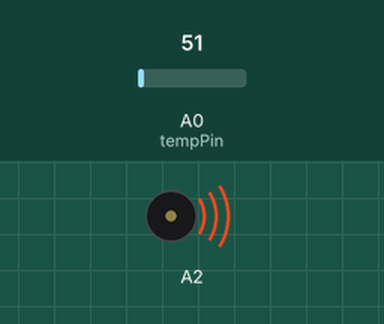
A sketch run on a simulated Arduino Uno, built for the host (arithmetic inside an expression is 32-bit, double 64-bit). On the bench: buzzer (waves = sounding). Inputs (shaded band) come from the test bench; at power-on: A0 (tempPin) = 51. Storage starts empty; what the sketch prints to the serial monitor is not drawn.

Above: at 0.1 s.
At 4.4 s:
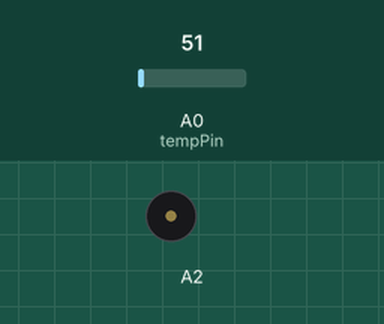
Timing chart, 0 to 5.9 s (numbered marks = the images above):
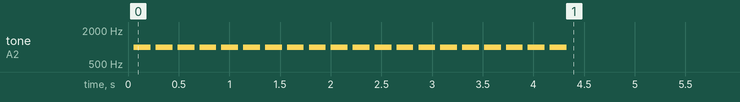

The sketch:

dataLogger.ino
```cpp
/*
  SD card temperature logger
 This example shows how to log data from LM35 temperature sensor
 to an SD card using the SdFat library.
 In this example we have created a CSV file with the temperature values
 every one minute for 15 minutes. This interval rate and duration is configurable.
 If there is existing file, then it will create new file with different name.


 The circuit:
 * LM35 sensor on analog pin A3
 * SD card attached to SPI bus as follows:
 ** MOSI - pin 11
 ** MISO - pin 12
 ** CLK - pin 13
 ** CS - pin 4
 */

#include <SPI.h>
#include <SdFat.h>
SdFat sd;
const uint8_t chipSelect = 6;

//const int chipSelect = 4;   //cs pin of SD card shield
int tempPin = A0;      // LM 35 is connected to A3 pin.
int buzzerPin = A1;    // buzzer is connected to A2 pin

File dataFile;   // the logging file
char filename[] = "Temp000.CSV";
float tempInCelcius;
float tempInFarenheit;
unsigned long time=0;
int samplingTime = 10;  //this variable is interval(in Seconds) at which you want to log the data to SD card.
int duration = 15;     //this variable is duration(in Minutes) which is the total time for which you want to log data.


void setup()
    {
      // Open serial communications and wait for port to open:
      Serial.begin(9600);
      while (!Serial)
          {
            ; // wait for serial port to connect. Needed for native USB port only
          }

      Serial.print("Initializing SD card...");

     // see if the card is present and can be initialized:
     if (!sd.begin(chipSelect, SPI_HALF_SPEED))
        { sd.initErrorHalt();
          Serial.println("Card failed, or not present");
          // don't do anything more:
          return;
        }
     Serial.println("card initialized.");

     // create a new file
     for(unsigned int i = 0; i < 1000; i++)
        {
          filename[4] = i/100 + '0';
          filename[5] = ((i%100)/10) + '0';
          filename[6] = i%10 + '0';
          if(! sd.exists(filename))
            {
              // only open a new file if it doesn't exist
              dataFile = sd.open(filename, FILE_WRITE);
              break;  // leave the loop!
            }
        }

      if(! dataFile)
        { //alert user
          Serial.println("couldnt create file");
          int alertAlarm1[] = { 1000,1000,1000,1000,1000,1000,1000,1000,1000,1000,
                           1000,1000,1000,1000,1000,1000,1000,1000,1000,1000,};
          int noteDurations[] = { 5,5,5,5,5,5,5,5,5,5,5,
                                  5,5,5,5,5,5,5,5,5,5,5 };
          for (int thisNote = 0; thisNote < 20; thisNote++)
             {
               // Duration = 1 second / note type
               // e.g. quarter note = 1000 / 4, eighth note = 1000/8, etc.
               int noteDuration = 2500 / noteDurations[thisNote];
               tone(A2,alertAlarm1[thisNote], noteDuration);
               //pause for the note's duration plus 100 ms:
               delay(noteDuration + 100);
             }
        }

     Serial.print("Logging to: ");
     Serial.println(filename);

     dataFile = sd.open(filename, FILE_WRITE);
     // if the file is available, write to it:
     if (dataFile)
       {
         dataFile.print("Logging Temperature for ");
         dataFile.print(duration);
         dataFile.print(" minutes at interval of ");
         dataFile.print(samplingTime);
         dataFile.println(" seconds.");

         dataFile.close();
       }
      // check availble space on SD Card
      uint32_t freeKB = sd.vol()->freeClusterCount();
      freeKB *= sd.vol()->blocksPerCluster()/2;
      Serial.print("Free space KB: ");
      Serial.println(freeKB);
      uint32_t freeMB= freeKB/1024;
      Serial.print("Free space in MB: ");
      Serial.println(freeMB);

      if(freeKB <= 500)
        {
          Serial.println("LOW SPACE!!!");
          int alertAlarm2[] = { 1000,1000,1000,1000,1000,1000,1000,1000,1000,1000,1000,1000,1000,1000,1000,
                               1000,1000,1000,1000,1000,1000,1000,1000,1000,1000,1000,1000,1000,1000,1000};
          int noteDurations[] = { 15,15,15,15,15,15,15,15,15,15,15,15,15,15,15,
                                  15,15,15,15,15,15,15,15,15,15,15,15,15,15,15  };
          for (int thisNote = 0; thisNote < 20; thisNote++)
             {
               // Duration = 1 second / note type
               // e.g. quarter note = 1000 / 4, eighth note = 1000/8, etc.
               int noteDuration = 2500 / noteDurations[thisNote];
               tone(A2,alertAlarm2[thisNote], noteDuration);
               //pause for the note's duration plus 50 ms:
               delay(noteDuration + 50);
             }
        }
     duration *= 60;   //convert durartion in minutes to seconds
   }

void loop()
    {
      dataSamples();    // here we are logging data at interval of 1 minute for 15 mintutes, i.e, 15 samples.
                            // if you want to save data for 2 hours then simply multiply 2 by 60 which will give
                            // you value of 120 minutes then use 120 as second parameter.
    }

// this method will log data to SD card at particular interval and for paricular duration
int dataSamples()
   {
     // here we are logging data at interval of 1 minute for 15 mintutes, i.e, 15 samples.
     // if you want to save data for 2 hours then simply multiply 2 by 60 which will give
     // you value of 120 minutes then change the varible duration to 120.

      tempInCelcius = ( 5.0 * analogRead(tempPin) * 100.0) / 1024.0;

      // uncomment following line to get temperature values in Farehniet
      //tempInFarenheit = ((tempC*9)/5) + 32;            //convert celcius to farenheit

      unsigned long  elapsedTime = millis()/1000;   // this variable will keep track of elapsed time
      while(((millis()/1000)-elapsedTime) < 1);    // this loop will do nothing until a second has passed
      time++;                                       //increment time after each second.

      if((duration >= time) && (time % samplingTime == 0))
        {
          LogToSDcard();  //Log to SD using commands under void LogToSD()
          // print to the serial port too:
          Serial.print("Temperature: ");
          Serial.print(tempInCelcius);
          Serial.print(char(176));
          Serial.println("C");
        }

   }

void LogToSDcard()
   {
     // open the file. note that only one file can be open at a time,
     // so you have to close this one before opening another.
     dataFile = sd.open(filename, FILE_WRITE);
     // if the file is available, write to it:
     if (dataFile)
       {
         dataFile.print(tempInCelcius);
         dataFile.println("°C");
         dataFile.println(",");
         dataFile.close();

     // to print temperature values in Farehniet uncomment following code.

      /*  dataFile.print(tempInFarenheit);
         dataFile.print("°C");
         dataFile.println(",");
         dataFile.close();   */
       }

      //if the file isn't open, pop up an error:
     else
        {
          Serial.println("error opening datalog.txt");
          delay(2000);
        }
   }
```
